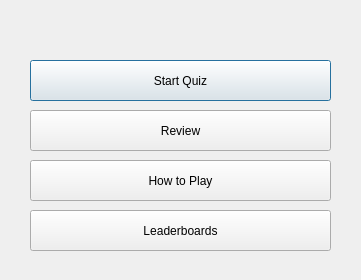
<?xml version="1.0" encoding="UTF-8"?>
<ui version="4.0">
 <class>mainmenu</class>
 <widget class="QDialog" name="mainmenu">
  <property name="geometry">
   <rect>
    <x>0</x>
    <y>0</y>
    <width>361</width>
    <height>280</height>
   </rect>
  </property>
  <property name="windowTitle">
   <string>Dialog</string>
  </property>
  <widget class="QPushButton" name="quizBtn">
   <property name="geometry">
    <rect>
     <x>30</x>
     <y>60</y>
     <width>301</width>
     <height>41</height>
    </rect>
   </property>
   <property name="text">
    <string>Start Quiz</string>
   </property>
  </widget>
  <widget class="QPushButton" name="ldrbrdBtn">
   <property name="geometry">
    <rect>
     <x>30</x>
     <y>210</y>
     <width>301</width>
     <height>41</height>
    </rect>
   </property>
   <property name="text">
    <string>Leaderboards</string>
   </property>
  </widget>
  <widget class="QPushButton" name="revBtn">
   <property name="geometry">
    <rect>
     <x>30</x>
     <y>110</y>
     <width>301</width>
     <height>41</height>
    </rect>
   </property>
   <property name="text">
    <string>Review</string>
   </property>
  </widget>
  <widget class="QPushButton" name="instrucBtn">
   <property name="geometry">
    <rect>
     <x>30</x>
     <y>160</y>
     <width>301</width>
     <height>41</height>
    </rect>
   </property>
   <property name="text">
    <string>How to Play</string>
   </property>
  </widget>
 </widget>
 <resources/>
 <connections/>
</ui>
